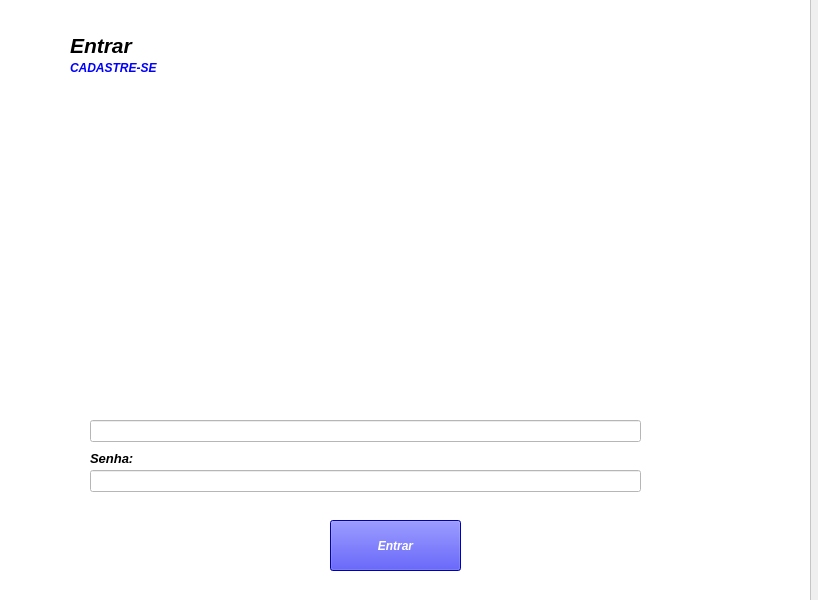
<?xml version="1.0" encoding="UTF-8"?>
<ui version="4.0">
 <class>Tela_Login</class>
 <widget class="QMainWindow" name="Tela_Login">
  <property name="geometry">
   <rect>
    <x>0</x>
    <y>0</y>
    <width>818</width>
    <height>600</height>
   </rect>
  </property>
  <property name="windowTitle">
   <string>MainWindow</string>
  </property>
  <widget class="QWidget" name="centralwidget">
   <widget class="QFrame" name="frame">
    <property name="geometry">
     <rect>
      <x>-10</x>
      <y>-10</y>
      <width>821</width>
      <height>611</height>
     </rect>
    </property>
    <property name="styleSheet">
     <string notr="true">background-color: rgb(255, 255, 255);</string>
    </property>
    <property name="frameShape">
     <enum>QFrame::Shape::StyledPanel</enum>
    </property>
    <property name="frameShadow">
     <enum>QFrame::Shadow::Raised</enum>
    </property>
    <widget class="QLabel" name="txt_Entrar">
     <property name="geometry">
      <rect>
       <x>80</x>
       <y>40</y>
       <width>161</width>
       <height>31</height>
      </rect>
     </property>
     <property name="font">
      <font>
       <pointsize>16</pointsize>
       <italic>true</italic>
       <bold>true</bold>
      </font>
     </property>
     <property name="text">
      <string>Entrar</string>
     </property>
    </widget>
    <widget class="QLabel" name="link_cadastrar">
     <property name="geometry">
      <rect>
       <x>80</x>
       <y>70</y>
       <width>121</width>
       <height>16</height>
      </rect>
     </property>
     <property name="font">
      <font>
       <pointsize>9</pointsize>
       <italic>true</italic>
       <bold>true</bold>
      </font>
     </property>
     <property name="styleSheet">
      <string notr="true">color: rgb(0, 0, 255);</string>
     </property>
     <property name="text">
      <string>CADASTRE-SE</string>
     </property>
    </widget>
    <widget class="QLineEdit" name="line_email">
     <property name="geometry">
      <rect>
       <x>100</x>
       <y>430</y>
       <width>551</width>
       <height>22</height>
      </rect>
     </property>
    </widget>
    <widget class="QLabel" name="txt_senha">
     <property name="geometry">
      <rect>
       <x>100</x>
       <y>460</y>
       <width>121</width>
       <height>16</height>
      </rect>
     </property>
     <property name="font">
      <font>
       <pointsize>10</pointsize>
       <italic>true</italic>
       <bold>true</bold>
      </font>
     </property>
     <property name="text">
      <string>Senha:</string>
     </property>
    </widget>
    <widget class="QLineEdit" name="line_senha">
     <property name="geometry">
      <rect>
       <x>100</x>
       <y>480</y>
       <width>551</width>
       <height>22</height>
      </rect>
     </property>
     <property name="echoMode">
      <enum>QLineEdit::EchoMode::Password</enum>
     </property>
    </widget>
    <widget class="QPushButton" name="pushButton_Entrar">
     <property name="geometry">
      <rect>
       <x>340</x>
       <y>530</y>
       <width>131</width>
       <height>51</height>
      </rect>
     </property>
     <property name="font">
      <font>
       <italic>true</italic>
       <bold>true</bold>
      </font>
     </property>
     <property name="styleSheet">
      <string notr="true">color: rgb(255, 255, 255);
background-color: rgb(0, 0, 255);</string>
     </property>
     <property name="text">
      <string>Entrar</string>
     </property>
    </widget>
    <widget class="QLabel" name="link_cadastrar_2">
     <property name="geometry">
      <rect>
       <x>560</x>
       <y>510</y>
       <width>121</width>
       <height>16</height>
      </rect>
     </property>
     <property name="font">
      <font>
       <pointsize>9</pointsize>
       <italic>true</italic>
       <bold>true</bold>
      </font>
     </property>
     <property name="styleSheet">
      <string notr="true">color: rgb(0, 0, 255);</string>
     </property>
     <property name="text">
      <string/>
     </property>
    </widget>
    <widget class="QLabel" name="label">
     <property name="geometry">
      <rect>
       <x>190</x>
       <y>100</y>
       <width>341</width>
       <height>331</height>
      </rect>
     </property>
     <property name="styleSheet">
      <string notr="true">background-image: url(:/FOTO/imagem.webp);</string>
     </property>
     <property name="text">
      <string/>
     </property>
     <property name="pixmap">
      <pixmap resource="TEST.qrc">:/newPrefix/pngtree-avatar-icon-profile-icon-member-login-vector-isolated-png-image_1978396.jpg</pixmap>
     </property>
     <property name="scaledContents">
      <bool>false</bool>
     </property>
    </widget>
    <zorder>label</zorder>
    <zorder>txt_Entrar</zorder>
    <zorder>link_cadastrar</zorder>
    <zorder>line_email</zorder>
    <zorder>txt_senha</zorder>
    <zorder>line_senha</zorder>
    <zorder>pushButton_Entrar</zorder>
    <zorder>link_cadastrar_2</zorder>
   </widget>
  </widget>
 </widget>
 <resources>
  <include location="imagem.webp"/>
  <include location="TEST.qrc"/>
 </resources>
 <connections/>
</ui>
